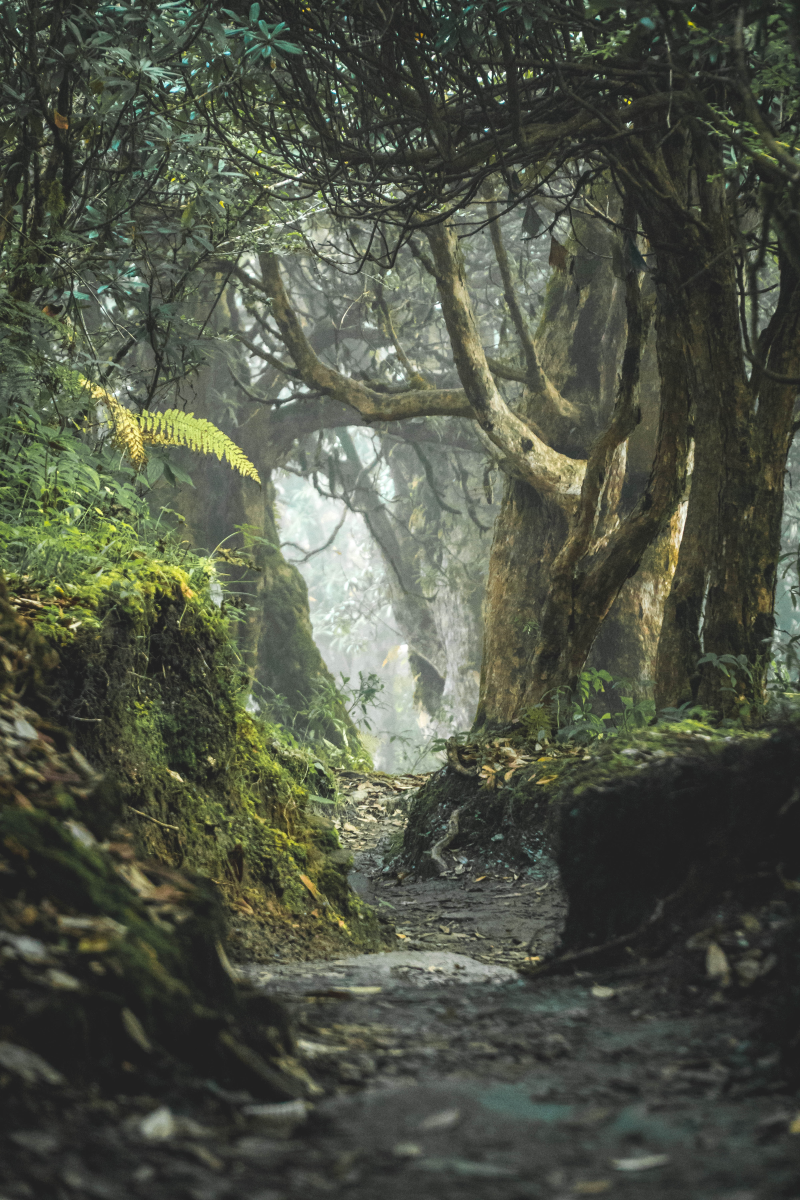
#> input picture resource/101.jpg, 4000 x 6000 px (shown at 1/5 size)
$ jupyter execute --allow-errors main.ipynb
#> lines starting #> are read from the running program, lines starting #| are printed output that depends on the picture
[cell 1]
from PIL import Image, ImageFont, ImageDraw
from datetime import datetime

* Instagram size
    * square image
      * 1080px by 1080px
    * story
      * 1080px by 1920px

[cell 2]
from PIL import Image

class ImageMani:
    def __init__(self, image_path, mode):
#> called with image_path = './resource/101.jpg', mode = 'story'
        self.image_path = image_path
        self.image = Image.open(image_path)
#> self.image is the input picture: PIL image 4000x6000 RGB; mean R, G, B 79.7, 84.2, 70.6
        self.original_width, self.original_height = self.image.size
#> self.original_width = 4000; self.original_height = 6000
        self.cropped_image = None
        self.mode = mode

    def crop_center_square(self, crop_width):
        center_x = self.original_width // 2
        center_y = self.original_height // 2

        half_crop_width = crop_width // 2
        left = center_x - half_crop_width
        top = center_y - half_crop_width
        right = left + crop_width
        bottom = top + crop_width

        self.cropped_image = self.image.crop((left, top, right, bottom))

        return self.cropped_image

    def crop_center_story(self, crop_width):
#> called with crop_width = 4000
        original_aspect_ratio = self.original_width / self.original_height
#> original_aspect_ratio = 0.667

        if original_aspect_ratio >= 9 / 16:
            crop_height = self.original_height
#> crop_height = 6000
            crop_width = int(crop_height * 9 / 16)
#> crop_width = 3375
        else:
            crop_width = self.original_width
            crop_height = int(crop_width * 16 / 9)

        center_x = self.original_width // 2
#> center_x = 2000
        center_y = self.original_height // 2
#> center_y = 3000

        left = center_x - crop_width // 2
#> left = 313
        top = center_y - crop_height // 2
#> top = 0
        right = left + crop_width
#> right = 3688
        bottom = top + crop_height
#> bottom = 6000

        self.cropped_image = self.image.crop((left, top, right, bottom))
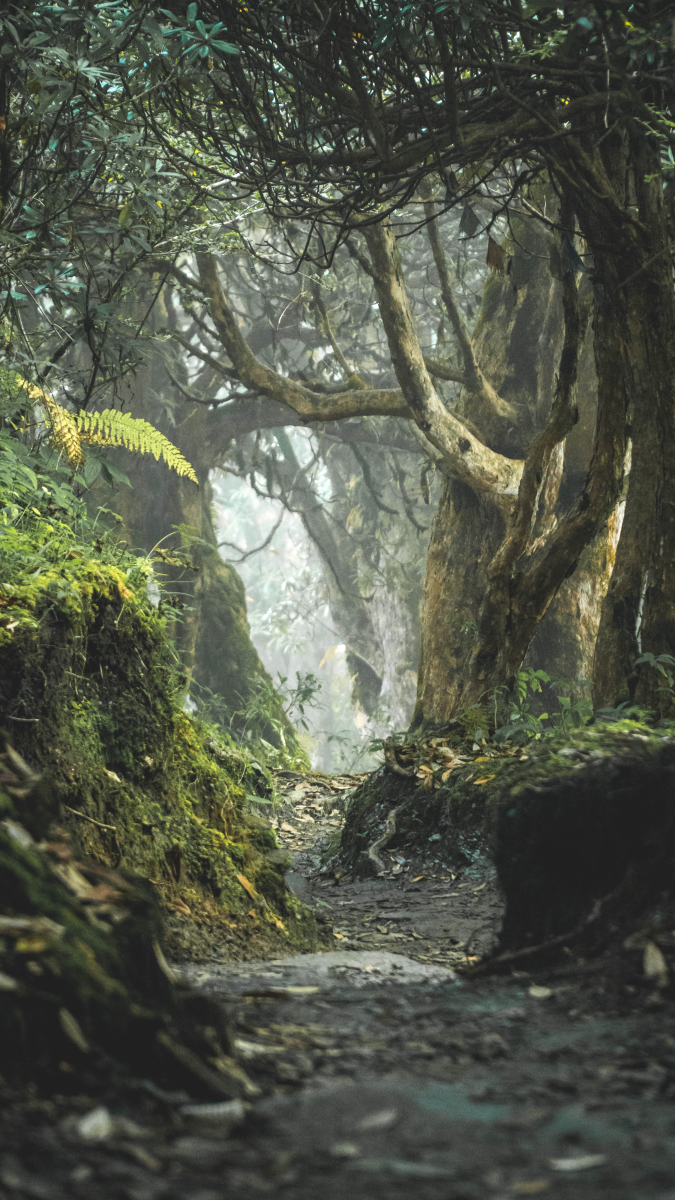
#> self.cropped_image: PIL image 3375x6000 RGB (shown at 1/5 size); mean R, G, B 83.4, 87.8, 73.9

        return self.cropped_image

    def resize_cropped_image(self):
        if self.mode == 'square':
            newsize = (1080, 1080)
            self.cropped_image = self.crop_center_square(self.original_width)
        elif self.mode == 'story':
            newsize = (1080, 1920)
            self.cropped_image = self.crop_center_story(self.original_width)

        self.cropped_image = self.cropped_image.resize(newsize)
#> self.cropped_image: PIL image 1080x1920 RGB

    def add_text(self, text, font_size=40, text_color=(255, 255, 255), position=(100, 100), font_path=None):
        if self.cropped_image is None:
            raise ValueError("Please crop and save the image before adding text.")

        draw = ImageDraw.Draw(self.cropped_image)

        if font_path is None:
            font = ImageFont.load_default()
        else:
            font = ImageFont.truetype(font_path, size=font_size)

        draw.text(position, text, font=font, fill=text_color)

    def place_image(self, image_path, resize = None, position=(0, 0)):
#> called with image_path = './resource/type1/element.png', position = (0, 0)
        if self.cropped_image is None:
            raise ValueError("Please crop and save the image before placing another image.")

        image_to_place = Image.open(image_path).convert("RGBA")
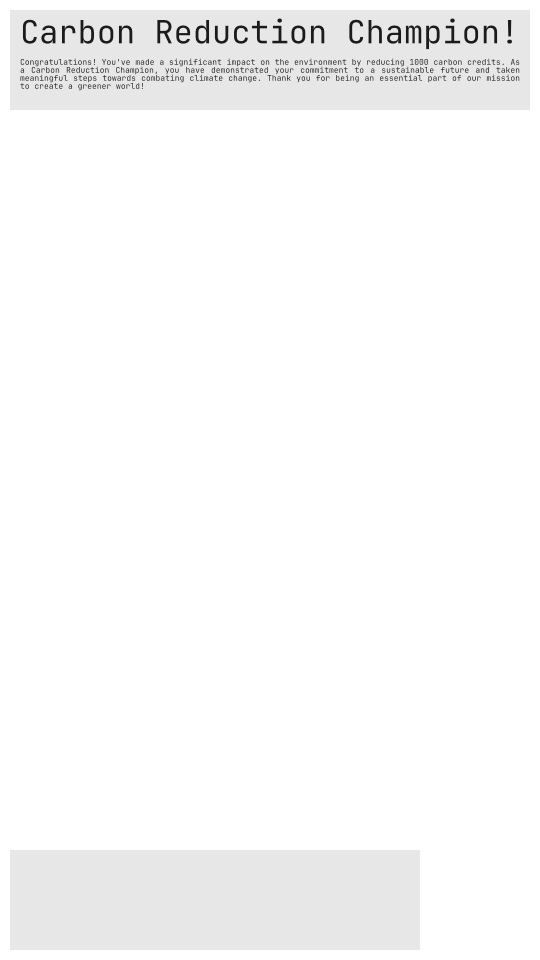
#> input picture resource/type1/element.png, 1080 x 1920 px (shown at 1/2 size)
#> image_to_place is the input picture: PIL image 1080x1920 RGBA; mean R, G, B, A 39.6, 39.6, 39.6, 45.7

        if resize is not None:
            image_to_place = image_to_place.resize(resize)

        x, y = position
        if x < 0:
            x = self.cropped_image.width - image_to_place.width + x
        if y < 0:
            y = self.cropped_image.height - image_to_place.height + y

        self.cropped_image.paste(image_to_place, (x, y), mask=image_to_place)
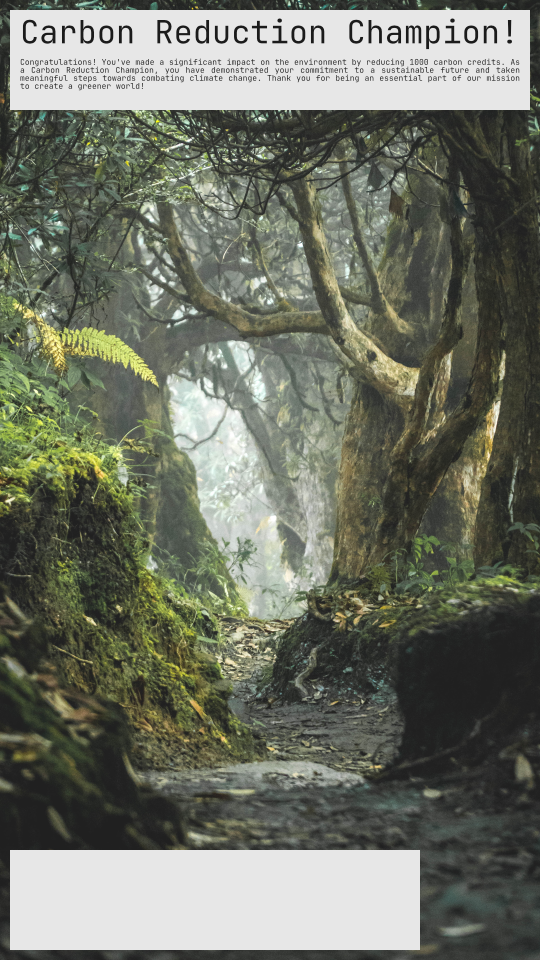
#> self.cropped_image: PIL image 1080x1920 RGB (shown at 1/2 size); mean R, G, B 112.1, 115.7, 103

    def show_image(self):
        if self.cropped_image is not None:
            self.cropped_image.show()
        else:
            self.image.show()

    def save_imgae(self, output_path):
        if self.cropped_image is None:
            raise ValueError("No image data.")
        else:
            self.cropped_image.save(output_path)

### Type 1

[cell 3]
input_image_path = "./resource/101.jpg"
output_image_path = "output.jpg"
image_to_place_path  = "./resource/type1/element.png"
qrcode = "./resource/type1/MyQRCode1.png"
font_path = "./resource/font/JetBrainsMono-Regular.ttf"
cropper = ImageMani(input_image_path, mode='story')
cropper.resize_cropped_image()

place_position = (0, 0)
cropper.place_image(image_to_place_path, position=place_position)

user_name_text = "Samuel de Chestnut"
reward_type = "Biological"
ref_text = "REF: "+"8adef56328fc9b342cf837b900b84cb95e611a98"
current_datetime = datetime.now()

# Format the current date as "dd/mm/yyyy"
current_date = current_datetime.strftime("%d/%m/%Y")
date = f"{current_date}"
text_color = (27, 27, 27)
cropper.add_text(user_name_text, font_size=64, text_color=text_color, position=(40, 1700), font_path=font_path)
cropper.add_text(reward_type, font_size=36, text_color=text_color, position=(40, 1798), font_path=font_path)
cropper.add_text(ref_text, font_size=16, text_color=text_color, position=(40, 1867), font_path=font_path)
cropper.add_text(date, font_size=16, text_color=text_color, position=(724, 1867), font_path=font_path)
#> (the rest of this cell did not finish here and is left out)
